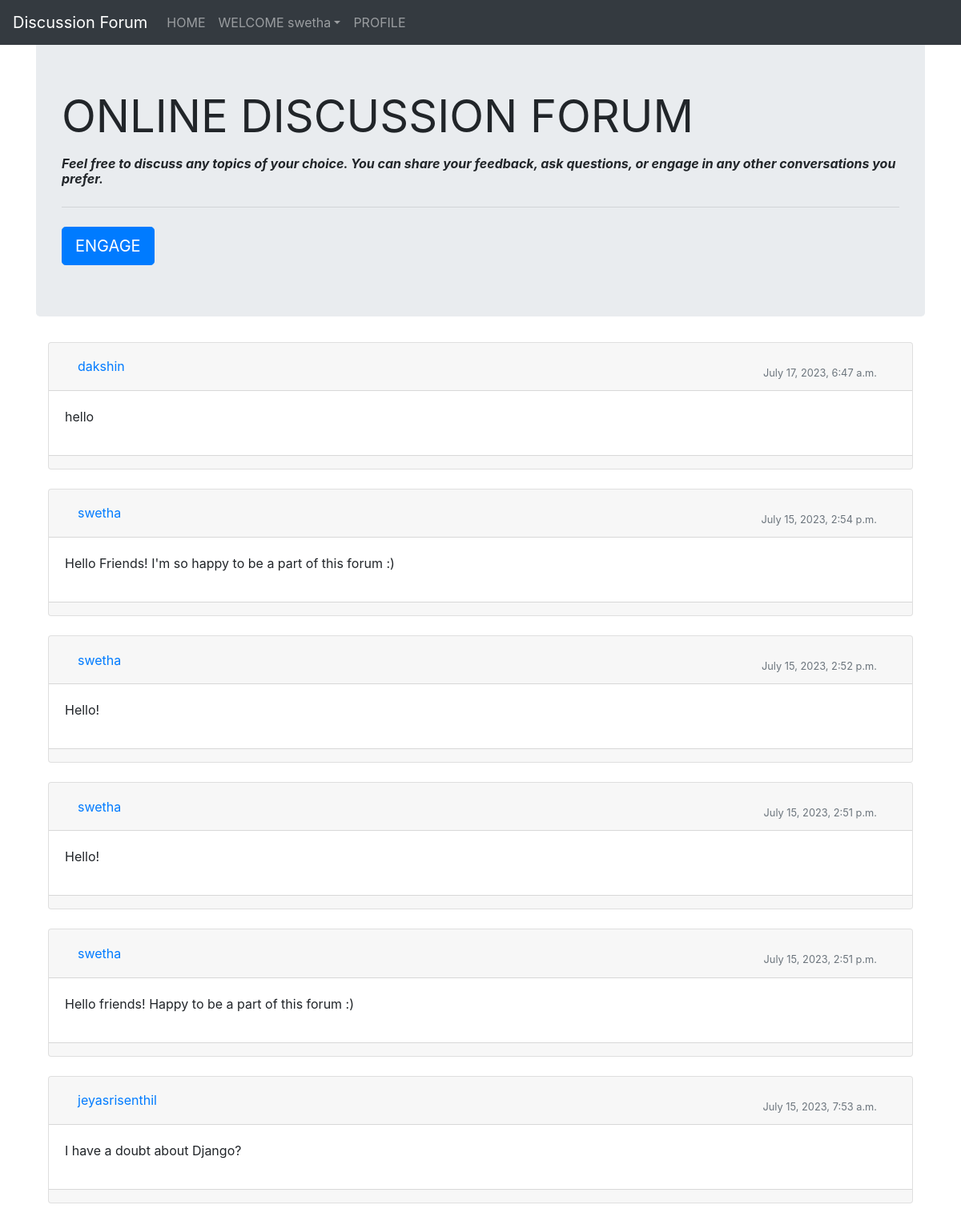
The page / (signed in) on the database its author committed.
### firstapp/models.py (models this page shows)
class Post(models.Model):
    user1 = models.ForeignKey(User, on_delete=models.CASCADE, default=1)
    post_id = models.AutoField
    post_content = models.CharField(max_length=5000)
    timestamp= models.DateTimeField(default=now)
    image = models.ImageField(upload_to="images",default="")

### firstapp/views.py (the view, shortened to what this page needs)
# urls.py: path("", views.forum, name="Forum"),
def forum(request):
    profile = Profile.objects.all()
    posts = Post.objects.filter().order_by('-timestamp')
    return render(request, "forum.html", {'posts': posts})

### firstapp/templates/forum.html (shortened to what this page needs)
{% extends 'basic.html' %}
{% block body %}
<div class="container my-4">
    <div class="jumbotron">
        <h1 class="display-4"><b>ONLINE DISCUSSION FORUM</b></h1></h1>
        <p class="lead"><b><h6><i>Feel free to discuss any topics of your choice. You can share your feedback, ask questions, or engage in any other conversations you prefer.</i></h6></b></p>
        <hr class="my-4">
        <button class="btn btn-primary btn-lg" data-target="#questions" data-toggle="modal" role="button">ENGAGE</button>
    </div>
    {% for post in posts %}
    <div class="container-fluid mt-10">
        <div class="row">
            <div class="col-md-12">
                <div class="card mb-4">
                    <div class="card-header">
                        <div class="media flex-wrap w-100 align-items-center">
                            <div class="media-body ml-3">
                                <a href="/discussion/{{post.id}}" data-abc="true">{{post.user1}}</a>
                            </div>
                            <div class="text-muted small ml-3">
                                <div class="px-4 pt-3">{{post.timestamp}} </div>
                            </div>
                        </div>
                    </div>
                    <div class="card-body">
                        <p>{{post.post_content}}</p>
                    </div>
                    <div class="card-footer d-flex flex-wrap justify-content-between align-items-center px-0 pt-0 pb-3">
                    </div>
                </div>
            </div>
        </div>
    </div>
    {% endfor %}
</div>
{% endblock %}

### firstapp/templates/basic.html (shortened to what this page needs)
<!doctype html>
<html lang="en">
<head>
    <link rel="stylesheet" href="https://stackpath.bootstrapcdn.com/bootstrap/4.2.1/css/bootstrap.min.css">
</head>
<body>
<nav class="navbar navbar-expand-lg navbar-dark bg-dark fixed-top">
    <a class="navbar-brand" href="/">Discussion Forum</a>
    <div class="collapse navbar-collapse" id="navbarSupportedContent">
        <ul class="navbar-nav mr-auto">
            <li class="nav-item {% block homeactive %} {% endblock homeactive %} ">
                <a class="nav-link" href="/">HOME</a>
            </li>
            {% if user.is_authenticated %}
                <ul class="navbar-nav mr-2">
                    <li class="nav-item dropdown">
                        <a class="nav-link dropdown-toggle" href='#' id="navbarDropdown" role="button" data-toggle="dropdown"> WELCOME {{request.user}}</a>
                    </li>
                    <li class="nav-item {% block profileactive %} {% endblock profileactive %}">
                        <a class="nav-link" href="/myprofile">PROFILE</a>
                    </li>
                </ul>
            {% endif %}
        </ul>
    </div>
</nav>
<br>
{% block body %} {% endblock %}
</body>
</html>

### rows shown on the page
Post: user1 "dakshin", timestamp "July 17, 2023, 6:47 a.m.", post_content "hello"
Post: user1 "swetha", timestamp "July 15, 2023, 2:54 p.m.", post_content "Hello Friends! I'm so happy to be a part of this forum :)"
Post: user1 "swetha", timestamp "July 15, 2023, 2:52 p.m.", post_content "Hello!"
Post: user1 "swetha", timestamp "July 15, 2023, 2:51 p.m.", post_content "Hello!"
Post: user1 "swetha", timestamp "July 15, 2023, 2:51 p.m.", post_content "Hello friends! Happy to be a part of this forum :)"
Post: user1 "jeyasrisenthil", timestamp "July 15, 2023, 7:53 a.m.", post_content "I have a doubt about Django?"

### other values the page prints
{{ request.user }} "swetha"
